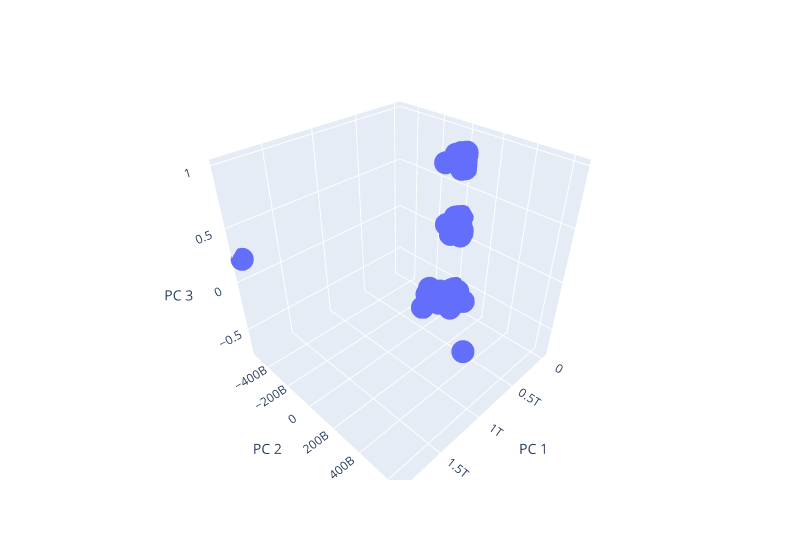

Write notebook code for a chart like this one.
### Markdown cell above
### Deliverable 4: Visualizing Cryptocurrencies Results

#### 3D-Scatter with Clusters

### Code cell
# Creating a 3D-Scatter with the PCA data and the clusters
# YOUR CODE HERE
plot = px.scatter_3d(
    clustered_df,
    x="PC 1",
    y="PC 2",
    z="PC 3",
    hover_name="CoinName",
    hover_data=["Algorithm"],
    width=800,
)
plot.update_layout()
plot.show()

### Figure 1 — Plotly figure (JSON) as saved in the notebook; plotly's stock layout.template omitted (floating-point values rounded to 4 significant figures; data arrays with more than 128 entries replaced by an {"elided": "..."} marker saying what was removed)
{"data": [{"customdata": {"elided": "532x1 str values"}, "hovertemplate": "<b>%{hovertext}</b><br><br>PC 1=%{x}<br>PC 2=%{y}<br>PC 3=%{z}<br>Algorithm=%{customdata[0]}<extra></extra>", "hovertext": {"elided": "532 str values"}, "legendgroup": "", "marker": {"color": "#636efa", "symbol": "circle"}, "mode": "markers", "name": "", "scene": "scene", "showlegend": false, "type": "scatter3d", "x": {"elided": "532 float values"}, "y": {"elided": "532 float values"}, "z": {"elided": "532 float values"}}], "layout": {"legend": {"tracegroupgap": 0}, "margin": {"t": 60}, "scene": {"domain": {"x": [0, 1], "y": [0, 1]}, "xaxis": {"title": {"text": "PC 1"}}, "yaxis": {"title": {"text": "PC 2"}}, "zaxis": {"title": {"text": "PC 3"}}}, "width": 800}}
